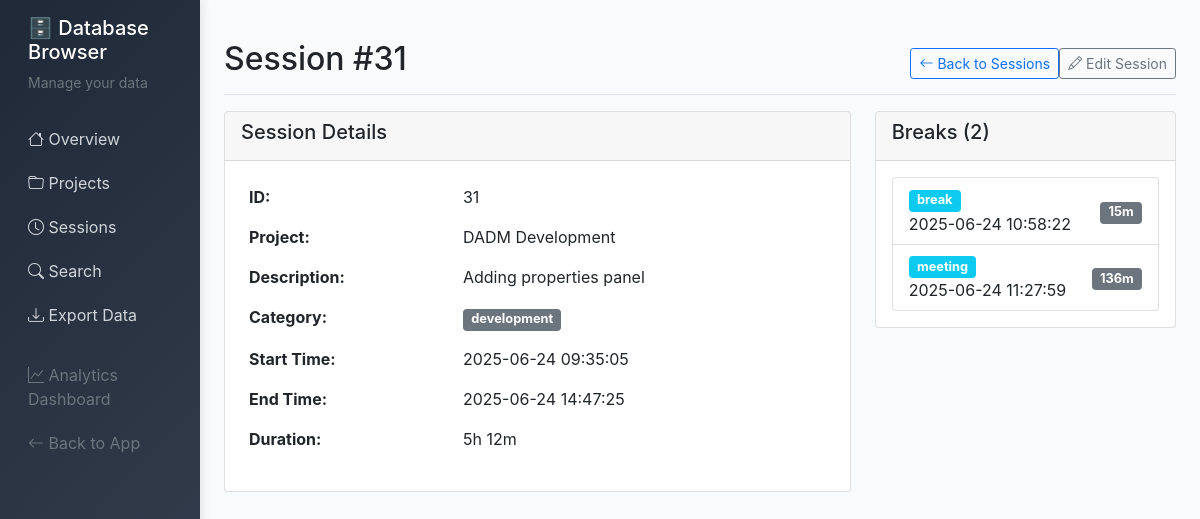
The app's page /db/sessions/31 with its own data.
### server/src/models.py (models this page shows, shortened)
    class Session(db.Model):
        __tablename__ = 'sessions'
        id = db.Column(db.Integer, primary_key=True)
        project_id = db.Column(db.Integer, db.ForeignKey('projects.id'), nullable=False)
        start_time = db.Column(db.DateTime, default=datetime.now)
        end_time = db.Column(db.DateTime)
        duration_minutes = db.Column(db.Integer)
        category = db.Column(db.String(50), default='development')
        description = db.Column(db.Text, nullable=False)
        git_commits = db.Column(db.Text)  # JSON string
        breaks = db.relationship('Break', backref='session', lazy=True, cascade='all, delete-orphan')
        @property
        def git_commits_list(self):
            """Get git commits as a list"""
            if self.git_commits:
                try:
                    return json.loads(self.git_commits)
                except:
                    return []
            return []

class Project:
    __tablename__ = 'projects'

    class Break(db.Model):
        __tablename__ = 'breaks'
        id = db.Column(db.Integer, primary_key=True)
        session_id = db.Column(db.Integer, db.ForeignKey('sessions.id'), nullable=False)
        start_time = db.Column(db.DateTime, default=datetime.now)
        end_time = db.Column(db.DateTime)
        duration_minutes = db.Column(db.Integer)
        break_type = db.Column(db.String(50), default='break')

### server/src/db_browser.py (the view)
@db_browser.route('/db/sessions/<int:session_id>')
def session_detail(session_id):
    conn = get_db_connection()
    session = conn.execute('''
        SELECT s.*, p.name as project_name
        FROM sessions s
        JOIN projects p ON s.project_id = p.id
        WHERE s.id = ?
    ''', (session_id,)).fetchone()
    if not session:
        conn.close()
        flash('Session not found', 'error')
        return redirect(url_for('db_browser.sessions'))
    breaks = conn.execute('SELECT * FROM breaks WHERE session_id = ? ORDER BY start_time',
                         (session_id,)).fetchall()
    conn.close()
    return render_template('db_browser/session_detail.html', session=session, breaks=breaks)

### server/src/db_browser.py (called while the page is built)
def get_db_connection():
    database_path = os.environ.get('DATABASE_PATH', '/app/data/timetracker.db')
    conn = sqlite3.connect(database_path)
    conn.row_factory = sqlite3.Row
    return conn

### server/src/templates/db_browser/session_detail.html (shortened to what this page needs)
{% extends "db_browser/base.html" %}
{% block content %}
<div class="d-flex justify-content-between flex-wrap flex-md-nowrap align-items-center pt-3 pb-2 mb-3 border-bottom">
    <h1 class="h2">Session #{{ session.id }}</h1>
    <div class="btn-toolbar mb-2 mb-md-0">
        <a href="{{ url_for('db_browser.sessions') }}" class="btn btn-sm btn-outline-primary">
            <i class="bi bi-arrow-left"></i> Back to Sessions
        </a>
        <a href="{{ url_for('db_browser.edit_session', session_id=session.id) }}" class="btn btn-sm btn-outline-secondary">
            <i class="bi bi-pencil"></i> Edit Session
        </a>
    </div>
</div>
<div class="row">
    <div class="col-md-8">
        <div class="card mb-4">
            <div class="card-header">
                <h5>Session Details</h5>
            </div>
            <div class="card-body">
                <table class="table table-borderless">
                    <tr>
                        <td><strong>ID:</strong></td>
                        <td>{{ session.id }}</td>
                    </tr>
                    <tr>
                        <td><strong>Project:</strong></td>
                        <td>{{ session.project_name }}</td>
                    </tr>
                    <tr>
                        <td><strong>Description:</strong></td>
                        <td>{{ session.description }}</td>
                    </tr>
                    <tr>
                        <td><strong>Category:</strong></td>
                        <td><span class="badge bg-secondary">{{ session.category }}</span></td>
                    </tr>
                    <tr>
                        <td><strong>Start Time:</strong></td>
                        <td>
                            {% if session.start_time %}
                                {% set date_parts = session.start_time.split('T') %}
                                {{ date_parts[0] }}
                            {% else %}
                                -
                            {% endif %}
                        </td>
                    </tr>
                    <tr>
                        <td><strong>End Time:</strong></td>
                        <td>
                            {% if session.end_time %}
                                {% set date_parts = session.end_time.split('T') %}
                                {{ date_parts[0] }}
                            {% else %}
                                <span class="badge bg-warning">Active</span>
                            {% endif %}
                        </td>
                    </tr>
                    <tr>
                        <td><strong>Duration:</strong></td>
                        <td>
                            {% if session.duration_minutes %}
                                {% set hours = session.duration_minutes // 60 %}
                                {% set minutes = session.duration_minutes % 60 %}
                                {% if hours > 0 %}
                                    {{ hours }}h {{ minutes }}m
                                {% else %}
                                    {{ minutes }}m
                                {% endif %}
                            {% else %}
                                -
                            {% endif %}
                        </td>
                    </tr>
                </table>
            </div>
        </div>
    </div>
    <div class="col-md-4">
        <div class="card mb-4">
            <div class="card-header">
                <h5>Breaks ({{ breaks|length }})</h5>
            </div>
            <div class="card-body">
                {% if breaks %}
                <ul class="list-group">
                    {% for br in breaks %}
                    <li class="list-group-item d-flex justify-content-between align-items-center">
                        <div>
                            <span class="badge bg-info">{{ br.break_type }}</span>
                            <br>
                            {% if br.start_time %}
                                {% set date_parts = br.start_time.split('T') %}
                                {{ date_parts[0] }}
                            {% endif %}
                        </div>
                        <div class="text-end">
                            {% if br.duration_minutes %}
                                <span class="badge bg-secondary">{{ br.duration_minutes }}m</span>
                            {% endif %}
                        </div>
                    </li>
                    {% endfor %}
                </ul>
                {% else %}
                <div class="text-center text-muted">No breaks recorded for this session.</div>
                {% endif %}
            </div>
        </div>
    </div>
</div>
{% endblock %}

### server/src/templates/db_browser/base.html (style rules this page uses)
:root { --primary-color: #2563eb; --success-color: #16a34a; --warning-color: #ca8a04; --danger-color: #dc2626; --info-color: #0891b2; --dark-color: #1f2937; --light-color: #f8fafc; --border-color: #e2e8f0; }
body { background-color: var(--light-color); font-family: 'Inter', -apple-system, BlinkMacSystemFont, sans-serif; }
.badge { font-size: 0.8rem; }
.table { border-radius: 8px; overflow: hidden; }

### records on screen
Project: project_name "DADM Development"
Break: break_type "break", start_time "2025-06-24 10:58:22", duration_minutes "15"
Break: break_type "meeting", start_time "2025-06-24 11:27:59", duration_minutes "136"

### other values on screen
{{ session.id }} "31"
{{ session.description }} "Adding properties panel"
{{ session.category }} "development"
{{ date_parts[0] }} "2025-06-24 09:35:05"
{{ date_parts[0] }} "2025-06-24 14:47:25"
{{ hours }} "5"
{{ minutes }} "12"
{{ breaks|length }} "2"
